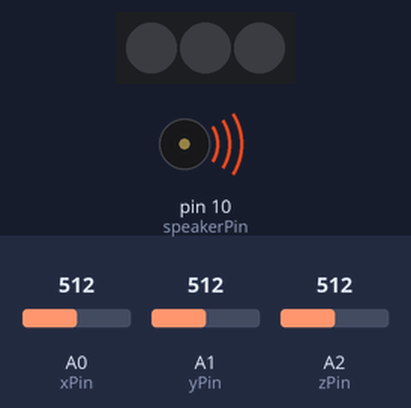
This sketch was run on a simulated Arduino Uno, built with avr-gcc and run on an emulated ATmega328P. On the bench: 3 RGB LEDs in strip order, left to right, buzzer (waves = sounding). The test bench sets the inputs (shaded band); at power-on: A0 (xPin) = 512, A2 (zPin) = 512, A1 (yPin) = 512. Dim RGB values are drawn brighter than linear.

Above: at 1.2 s.
1.3 s: A0 (xPin) set to 533
At 2.5 s:
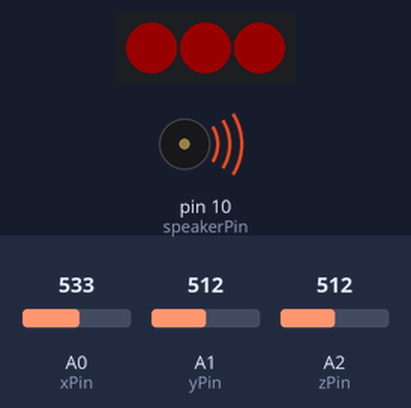
2.8 s: A2 (zPin) set to 533
At 4.0 s:
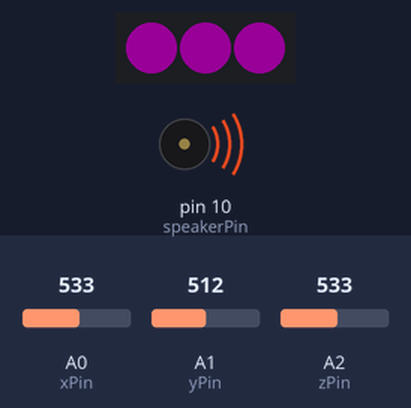
4.3 s: A1 (yPin) set to 306
At 4.9 s:
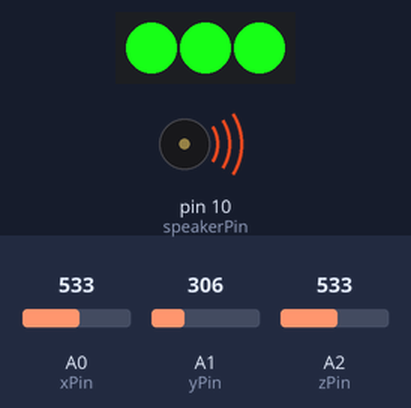
5.8 s: A0 (xPin) set to 511
At 6.6 s:
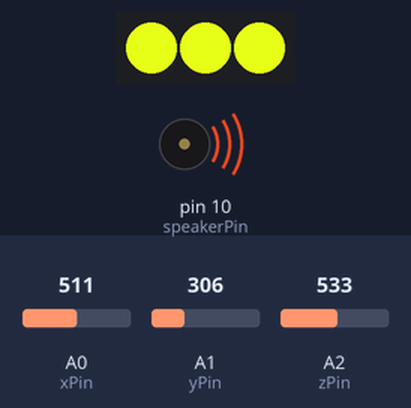
7.3 s: A2 (zPin) set to 511
At 8.4 s:
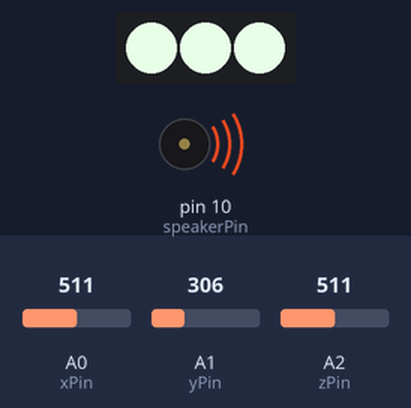
8.8 s: A0 (xPin) set to 306
At 10.1 s:
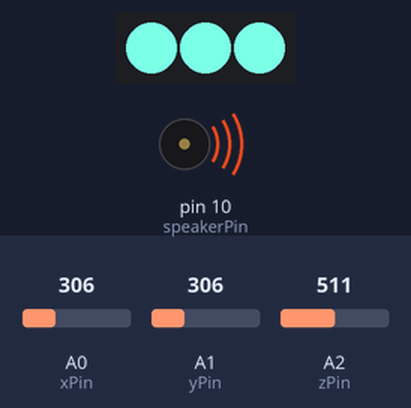
Timing chart, 0 to 11.3 s (numbered marks = the images above; inputs shaded):
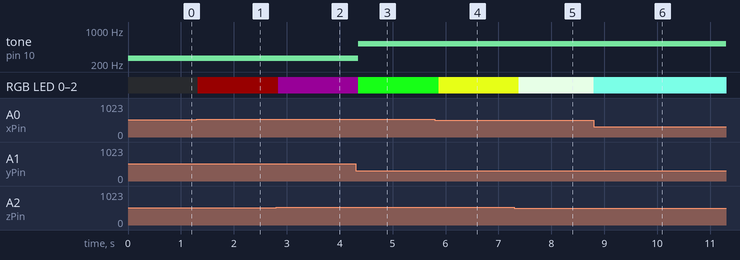

The sketch:

Glove.ino
```cpp
#include <Adafruit_NeoPixel.h>
#ifdef __AVR__
  #include <avr/power.h>
#endif

const int xPin = A0;
const int yPin = A1;
const int zPin = A2;
const int speakerPin = 10;
const int lightPin = 11;
const int minAcc = 0;
const int maxAcc = 10;
const int minFreq = 261;
const int maxFreq = 523;
int xInit;
int yInit;
int zInit;

Adafruit_NeoPixel pixels = Adafruit_NeoPixel(3, lightPin, NEO_GRB + NEO_KHZ800);

void setup() {
  xInit = analogRead(xPin);
  yInit = analogRead(yPin);
  zInit = analogRead(zPin);
  pixels.begin();
}

void loop() {
  int x = analogRead(xPin) - xInit;
  int y = analogRead(yPin) - yInit;
  int z = analogRead(zPin) - zInit;
  y = -y;

  //y = sqrt(x*x + y*y + z*z);

  if(y < minAcc) y = minAcc;
  else if(y > maxAcc) y = maxAcc;
  int sound = map(y, minAcc, maxAcc, minFreq, maxFreq);
  tone(speakerPin, sound);

  for(int i=0; i<3; i++)
  {
    pixels.setPixelColor(i, pixels.Color(map(x, minAcc, maxAcc, 0, 255), map(y, minAcc, maxAcc, 0, 255), map(z, minAcc, maxAcc, 0, 255)));
  }
  pixels.show();
  delay(100);
}
```

Measured:
- after the input at 1.3 s, RGB LED 0–2: off → RGB(23, 0, 0) at once
- after the input at 2.8 s, RGB LED 0–2: RGB(23, 0, 0) → RGB(23, 0, 23) at once
- after the input at 4.3 s, tone on pin 10 (speakerPin): 261 Hz → 523 Hz after 0.05 s; RGB LED 0–2: RGB(23, 0, 23) → RGB(23, 255, 23) after 0.05 s
- after the input at 5.8 s, RGB LED 0–2: RGB(23, 255, 23) → RGB(231, 255, 23) after 0.07 s
- after the input at 7.3 s, RGB LED 0–2: RGB(231, 255, 23) → RGB(231, 255, 231) after 0.09 s
- after the input at 8.8 s, RGB LED 0–2: RGB(231, 255, 231) → RGB(123, 255, 231) at once
